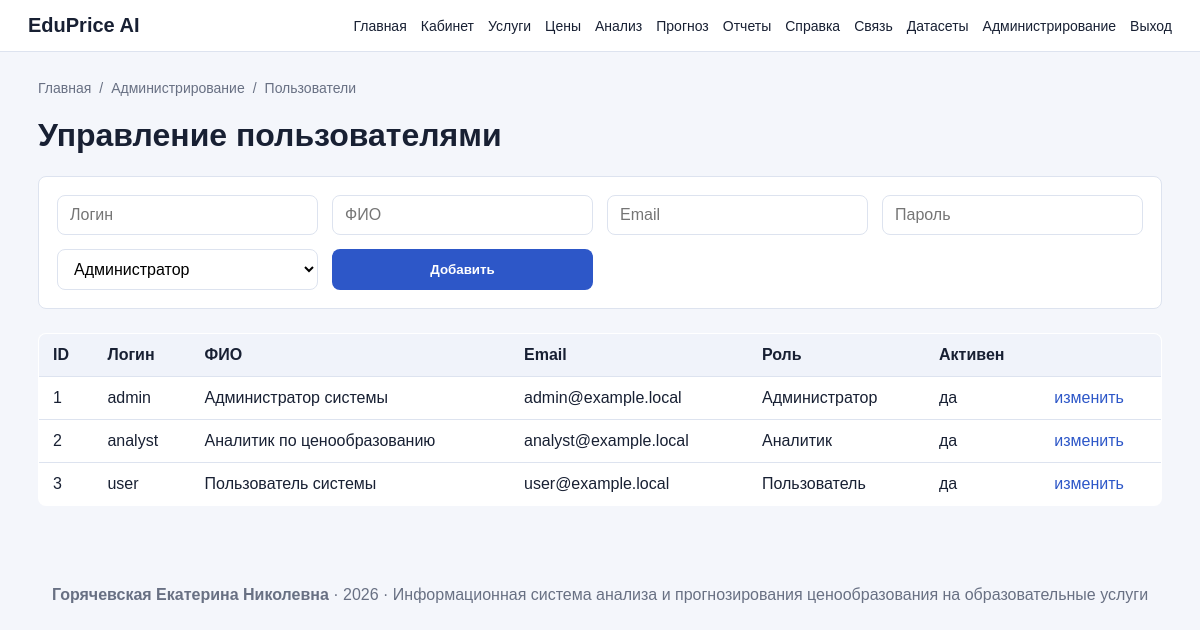
Page /admin/users (signed in) on the committed database.
### app/models.py (models this page shows, shortened)
class User(UserMixin, db.Model):
    __tablename__ = "users"
    id = db.Column(db.Integer, primary_key=True)
    username = db.Column(db.String(80), unique=True, nullable=False)
    full_name = db.Column(db.String(200), nullable=False)
    email = db.Column(db.String(150), unique=True, nullable=False)
    password_hash = db.Column(db.String(255), nullable=False)
    role_id = db.Column(db.Integer, db.ForeignKey("roles.id"), nullable=False)
    is_active = db.Column(db.Boolean, default=True)
    created_at = db.Column(db.DateTime, default=datetime.utcnow)
    last_login_at = db.Column(db.DateTime)
    role = db.relationship("Role", back_populates="users")
    forecasts = db.relationship("ForecastResult", back_populates="created_by_user")
    reports = db.relationship("ReportFile", back_populates="created_by_user")
    feedback_messages = db.relationship("FeedbackMessage", back_populates="created_by_user")
    @property
    def is_admin(self):
        return self.role and self.role.name == "admin"
    @property
    def is_analyst(self):
        return self.role and self.role.name in ("admin", "analyst")

class Role(db.Model):
    __tablename__ = "roles"
    id = db.Column(db.Integer, primary_key=True)
    name = db.Column(db.String(50), unique=True, nullable=False)
    title = db.Column(db.String(150), nullable=False)
    created_at = db.Column(db.DateTime, default=datetime.utcnow)
    users = db.relationship("User", back_populates="role")

### app/routes.py (the view)
        def wrapper(*args, **kwargs):
            if not current_user.is_authenticated:
                return redirect(url_for("login"))
            if not current_user.role or current_user.role.name not in role_names:
                flash("Недостаточно прав для доступа к выбранному разделу.", "danger")
                return redirect(url_for("dashboard"))
            return view_func(*args, **kwargs)

### app/__init__.py (called while the page is built)
@login_manager.user_loader
def load_user(user_id):
    from app.models import User
    return User.query.get(int(user_id))

### app/routes.py (called while the page is built, shortened)
def role_required(*role_names):
    def decorator(view_func):
        def wrapper(*args, **kwargs):
            if not current_user.is_authenticated:
                return redirect(url_for("login"))
            if not current_user.role or current_user.role.name not in role_names:
                flash("Недостаточно прав для доступа к выбранному разделу.", "danger")
                return redirect(url_for("dashboard"))
            return view_func(*args, **kwargs)
        wrapper.__name__ = view_func.__name__
        return wrapper
    return decorator

@login_required
@role_required("admin")
def admin_users():
    roles = Role.query.all()
    users = User.query.order_by(User.id.asc()).all()
    return render_template("admin_users.html", users=users, roles=roles)

### app/templates/admin_users.html
{% extends "base.html" %}
{% block content %}
<h1>Управление пользователями</h1>
<form method="post" class="grid-form">
    <input name="username" placeholder="Логин">
    <input name="full_name" placeholder="ФИО">
    <input name="email" placeholder="Email">
    <input name="password" placeholder="Пароль">
    <select name="role_id">{% for role in roles %}<option value="{{ role.id }}">{{ role.title }}</option>{% endfor %}</select>
    <button>Добавить</button>
</form>
<table>
    <tr><th>ID</th><th>Логин</th><th>ФИО</th><th>Email</th><th>Роль</th><th>Активен</th><th></th></tr>
    {% for u in users %}
        <tr><td>{{ u.id }}</td><td>{{ u.username }}</td><td>{{ u.full_name }}</td><td>{{ u.email }}</td><td>{{ u.role.title }}</td><td>{{ 'да' if u.is_active else 'нет' }}</td><td><a href="{{ url_for('admin_toggle_user', user_id=u.id) }}">изменить</a></td></tr>
    {% endfor %}
</table>
{% endblock %}

### app/static/css/style.css (style rules this page uses)
:root { --bg:#f4f6fb; --panel:#ffffff; --text:#182033; --muted:#687083; --primary:#2d57c8; --border:#dde3ef; --danger:#b42318; --success:#167b3f; }
* { box-sizing: border-box; }
body { margin:0; font-family: Arial, sans-serif; background:var(--bg); color:var(--text); }
a { color:var(--primary); text-decoration:none; }
.button, button { border:0; background:var(--primary); color:#fff; padding:11px 18px; border-radius:8px; cursor:pointer; display:inline-block; font-weight:600; }
table { width:100%; border-collapse:collapse; background:var(--panel); border:1px solid var(--border); border-radius:8px; overflow:hidden; margin:16px 0 28px; }
th, td { padding:12px 14px; border-bottom:1px solid var(--border); text-align:left; vertical-align:top; }
th { background:#f0f3fa; font-weight:700; }
.form, .grid-form, .filter { background:var(--panel); border:1px solid var(--border); padding:18px; border-radius:8px; margin:16px 0 24px; }
.grid-form { display:grid; grid-template-columns: repeat(auto-fit, minmax(220px, 1fr)); gap:14px; }
input, select, textarea { width:100%; padding:10px 12px; border:1px solid var(--border); border-radius:8px; font:inherit; background:#fff; }

### rows in the picture
User: id "1", username "admin", full_name "Администратор системы", email "admin@example.local", role "Администратор", is_active "да"
User: id "2", username "analyst", full_name "Аналитик по ценообразованию", email "analyst@example.local", role "Аналитик", is_active "да"
User: id "3", username "user", full_name "Пользователь системы", email "user@example.local", role "Пользователь", is_active "да"

### other values in the picture
{{ item.title }} "Главная" "Администрирование"
{{ item.title }} "Пользователи"
{{ author_name }} "Горячевская Екатерина Николевна"
{{ project_year }} "2026"
form field role_id "Администратор"
